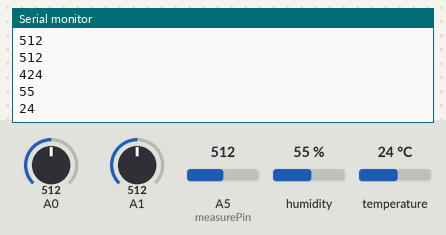
Bench run of a sketch on a simulated Arduino Uno, built with avr-gcc and run on an emulated ATmega328P. On the bench: the last lines printed to the serial monitor. Inputs (shaded band) come from the test bench; at power-on: humidity 55 %, A0 = 512, A5 (measurePin) = 512, A1 = 512, temperature 24 °C.

Above: at 5.3 s.
5.4 s: humidity set to 22 %
At 10.0 s:
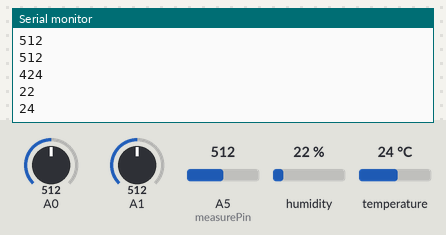
10.8 s: A0 set to 716
At 11.5 s:
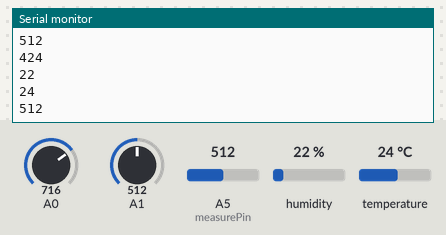
16.2 s: A5 (measurePin) set to 716
At 16.2 s:
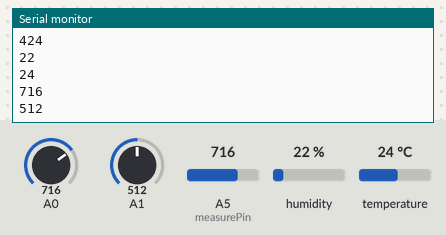
21.6 s: A1 set to 306
At 22.8 s:
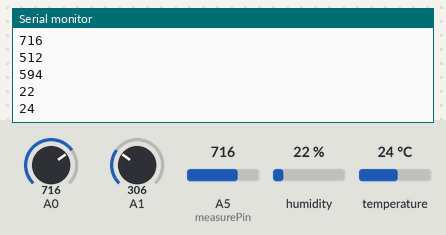
27.0 s: temperature set to 12 °C
At 32.1 s:
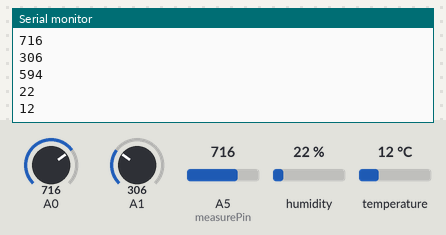
32.4 s: A0 set to 992
At 34.1 s:
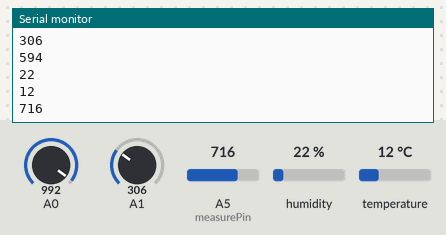
Timing chart, 0 to 35.6 s (numbered marks = the images above; inputs shaded):
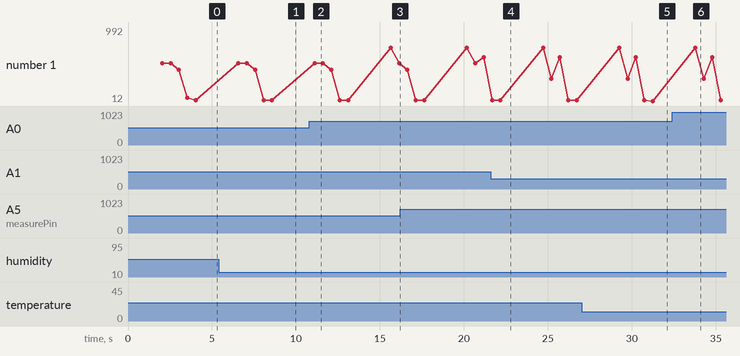

Measured:
- after the input at 5.4 s, the serial monitor: prints a new line after 2.7 s (image 1)
- after the input at 27.0 s, the serial monitor: prints a new line after 4.2 s (image 5)
- plotted number 1: 512 → 594 after the input at 16.2 s, 24 → 12 after the input at 27.0 s, 12 → 992 after the input at 32.4 s

The sketch:

sketch_may30a.ino
```cpp
#include <dht11.h>
#define DHT11PIN 4
dht11 DHT11;
int A[5] ={};

int x, sensorValue;
int dhtValue = 0;
int measurePin=A5;  //PM2.5

int samplingTime =280;
int deltaTime =40;
int sleepTime =9680;

float voMeasured = 0;
float calcVoltage= 0;
float dustDensity= 0;

void setup() {
  // put your setup code here, to run once:
  Serial.begin(9600);
  pinMode(A0, INPUT);
  pinMode(A1, INPUT);

}

void loop() {
  // put your main code here, to run repeatedly:
  delayMicroseconds(samplingTime);
  voMeasured = analogRead(measurePin);
  delayMicroseconds(deltaTime);
  delayMicroseconds(sleepTime);           //PM2.5
  calcVoltage = voMeasured*(5.0/1024.0);
  dustDensity = 170*calcVoltage-0.1;

  x = analogRead(A0); // MQ-6 Data A0
  sensorValue = analogRead(A1);   //MQ-135 Data A1

  // MQ6 - MQ135 - PM2.5 - DHT11  HUMIDITY - TEMP
  A[0] = x;
  delay(500);

  //Serial.println("MQ-135 Value: ");
  //Serial.println(sensorValue);
  A[1] = sensorValue;
  delay(500);

  //Serial.println("PM2.5 Value: ");
  //Serial.println (dustDensity);
  A[2] = dustDensity;
  delay(500);

  //DHT sensor
  //Serial.println();

  int chk = DHT11.read(DHT11PIN);

  //Serial.print("Humidity (%): ");
  //Serial.println((float)DHT11.humidity, 2);
  A[3] = (int)DHT11.humidity;
  //Serial.print("Temperature (C): ");
  //Serial.println((float)DHT11.temperature, 2);
  A[4] = (int)DHT11.temperature;

  delay(500);

  for(int i = 0; i<5; i++){
    Serial.println(A[i]);
    delay(500);
  }


}
```
